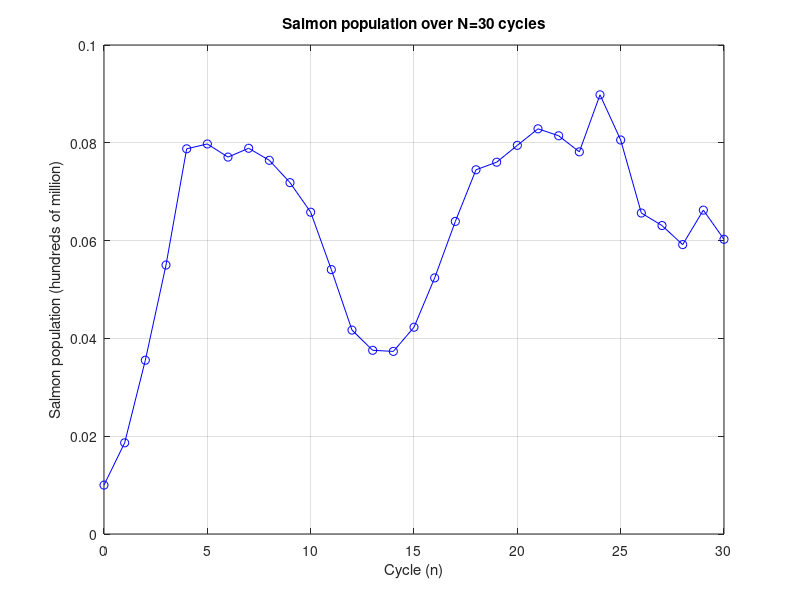
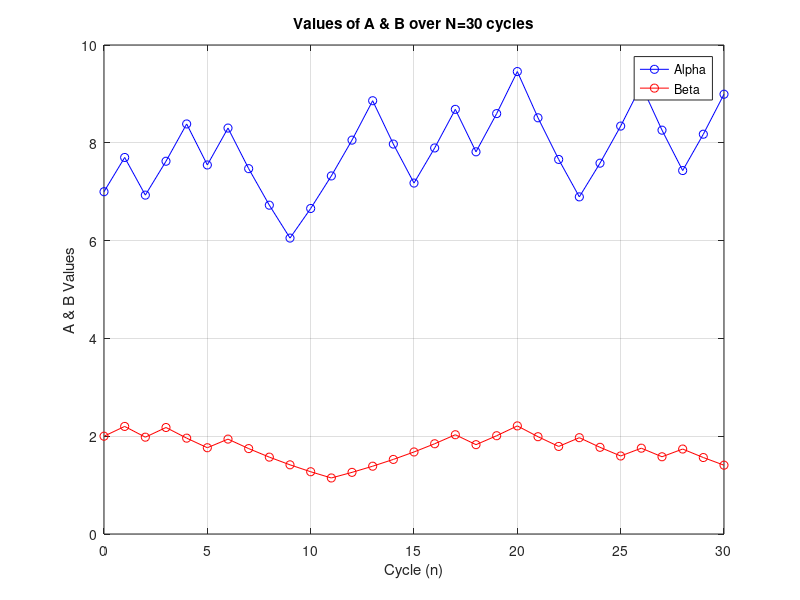

Write the MATLAB code that produced these figures, in order.
clear; clc; close all;

% We introduce some randomness into our parameters alpha, beta, and gamma to model the variability of external factors such as 

% Our permissable range is defined as follows
% a) 1 < alpha * (t_e - t_0) < 10 - Represent proportion of salmon larvae which reach adulthood in a given cycle 
% b) 3 < beta * gamma < 20        - Represent product of reproduction and youth survival rate of surviving larvae


% We will randomly generate a value in each given range for A and B.
% The randomness of the parameters will mimic the natural randomness in the quality of conditions of the given environment
% We use a normal distribution to generate our random numbers between cycles
% TODO: Should we use a uniform distribution?

% We will 

% A
% - low A value may represent an environmental factor which negatively affects the survival rate of smolts (young adults)  
%   prior to reaching full maturity. 
%   Examples may increased more pollution (man made infrastructure related), or the underrepresentation of a predatory 
%   species in the environment.

% - high A value may represent an environmental factor which positively affects the reproduction rate of adult salmon + survival 
%   rate of larvae between cycles. Examples may include less pollution, or the overfishing of a predatory species.

% B
% - low B value may represent an environmental factor which negatively affects the reproduction rate of adult salmon + survival 
%   rate of larvae between cycles. Examples may increased less pollution, or the overrepresentation of a predatory species in 
%   the environment.
% - high B value may represent an environmental factor which positively affects the reproduction rate of adult salmon + survival 
%   rate of larvae between cycles. Examples may include less pollution, or the overfishing of a predatory species.

% -----------------------------------------------------------------------------------------------------------------------

% Model:
% x(n+1) = gamma * beta * x(n) * exp(-alpha * x(n) * (t_e - t_0));
% x(n+1) = B * x(n) * exp( x(n) * A);

% Simulation over N cycles with randomly selected parameters

% Initial salmon population of 1 hundred million
x_0 = 0.01;

% N - number of cycles
N = 30;

% Result array - initially all 0
% Set result of cycle n at x(n)
x = zeros(N, 1);

alpha = 7;
beta = 2;
gamma = 1;
t0 = 0.0;
te = 1.0;

A = zeros(N, 1);
A(1) = alpha * (te - t0);

B = zeros(N, 1);
B(1) = beta * gamma;

x(1) = x_0;

for n=1: N
    % Generate random A and B values from permissible ranges
    % a) 1 < A < 10 
    % b) 3 < B < 20
    
    % Calculate model output
    x(n+1) = B(n) * x(n) * exp(x(n) * -A(n));

    % Perturb + update A and B

    % Range: 0-1
    rand_val_A = rand();
    
    if rand_val_A > 0.5
        % Perturb prev A val by +10%
        A(n+1) = 1.1 * A(n);
    else
        % Perturb prev A val by -10%
        A(n+1) = 0.9 * A(n);
    end

    rand_val_B = rand()
    if rand_val_B > 0.5
        % Perturb prev B val by +10%
        B(n+1) = 1.1 * B(n);
    else
        % Perturb prev B val by +10%
        B(n+1) = 0.9 * B(n);
    end
end

% Plot all x_n for range 1:N
figure;
plot(0: N, x, 'bo-');
xlabel("Cycle (n)");
ylabel("Salmon population (hundreds of million)");
grid("on");
title(sprintf("Salmon population over N=%d cycles", N));

figure;
plot(0: N, A, 'bo-');
hold on;
plot(0: N, B, 'ro-');
hold off;

xlabel("Cycle (n)");
ylabel("A & B Values");
grid("on");
title(sprintf("Values of A & B over N=%d cycles", N))
legend({'Alpha', 'Beta'});







